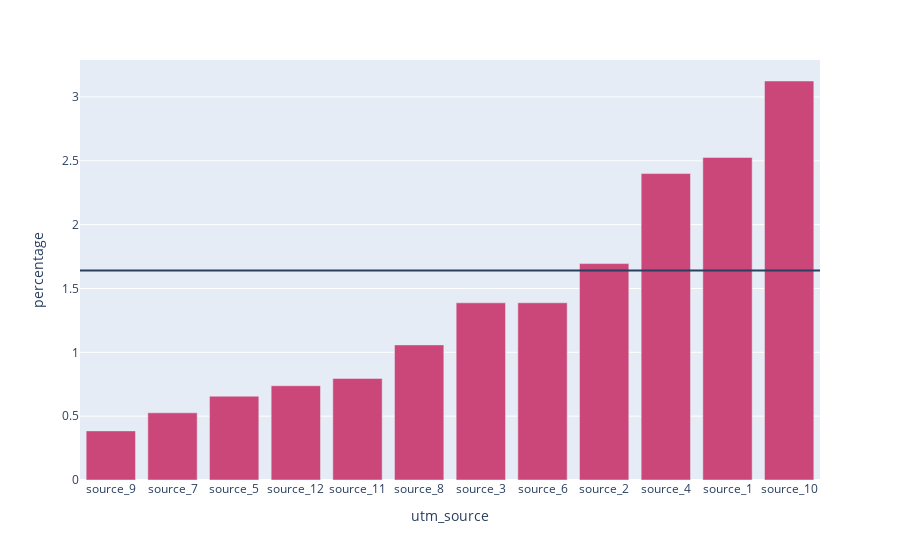

The cell this chart's notebook holds for it:
### Code cell
df_source = df_lead_data.groupby(df_lead_data['utm_source'])['buy'].value_counts(normalize=True).mul(100).rename('percentage').reset_index()
fig_source = px.bar(df_source[df_source['buy'] == 1], x='utm_source', y='percentage', color='buy')
fig_source.update(layout_coloraxis_showscale=False)
fig_source.update_layout(xaxis={'categoryorder': 'total ascending'})
fig_source.add_hline(y=buy_pct)
fig_source.show()

### Figure 1 — Plotly figure (JSON) as saved in the notebook; plotly's stock layout.template omitted (floating-point values rounded to 4 significant figures)
{"data": [{"alignmentgroup": "True", "hovertemplate": "utm_source=%{x}<br>percentage=%{y}<br>buy=%{marker.color}<extra></extra>", "legendgroup": "", "marker": {"color": [1, 1, 1, 1, 1, 1, 1, 1, 1, 1, 1, 1], "coloraxis": "coloraxis", "pattern": {"shape": ""}}, "name": "", "offsetgroup": "", "orientation": "v", "showlegend": false, "textposition": "auto", "type": "bar", "x": ["source_1", "source_10", "source_11", "source_12", "source_2", "source_3", "source_4", "source_5", "source_6", "source_7", "source_8", "source_9"], "xaxis": "x", "y": [2.526, 3.125, 0.7956, 0.7384, 1.695, 1.388, 2.4, 0.6565, 1.388, 0.5261, 1.058, 0.3846], "yaxis": "y"}], "layout": {"barmode": "relative", "coloraxis": {"colorbar": {"title": {"text": "buy"}}, "colorscale": [[0, "#0d0887"], [0.1111, "#46039f"], [0.2222, "#7201a8"], [0.3333, "#9c179e"], [0.4444, "#bd3786"], [0.5556, "#d8576b"], [0.6667, "#ed7953"], [0.7778, "#fb9f3a"], [0.8889, "#fdca26"], [1, "#f0f921"]], "showscale": false}, "legend": {"tracegroupgap": 0}, "margin": {"t": 60}, "shapes": [{"type": "line", "x0": 0, "x1": 1, "xref": "x domain", "y0": 1.64, "y1": 1.64, "yref": "y"}], "xaxis": {"anchor": "y", "categoryorder": "total ascending", "domain": [0, 1], "title": {"text": "utm_source"}}, "yaxis": {"anchor": "x", "domain": [0, 1], "title": {"text": "percentage"}}}}
